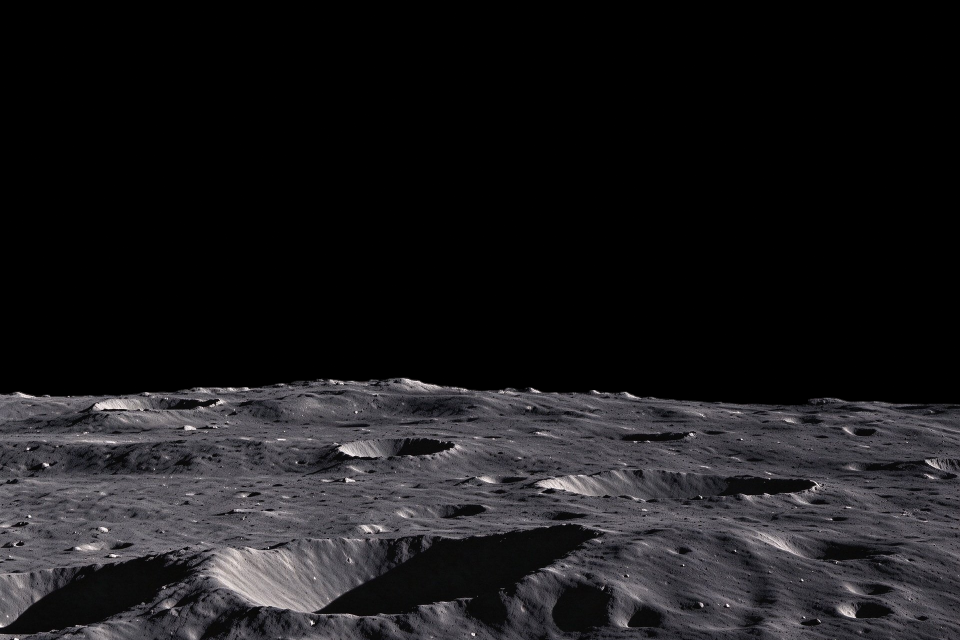
#> input picture 素材/moon_base.png, 1920 x 1280 px (shown at 1/2 size)
$ python -i doubao_boost.py   (imports and definitions only)
#> lines starting #> are read from the running program, lines starting #| are printed output that depends on the picture
### config.py
"""config.py —— 全项目的路径与外部程序位置，集中在这一个文件。

**换一台电脑，只需要改这里（或设环境变量 / 写 config.json），不用动别的代码。**

三种优先级（从高到低）：
  1. 环境变量   DSH_DOUBAO_EXE / DSH_DOUBAO_PORT / DSH_PYTHON
  2. config.json（放在本文件同目录）
  3. 自动探测常见安装位置

豆包是**硬性前提**：它负责擦掉拼接黑线、清薄雾条带、提清晰度。
没有豆包，本项目的图会有明显拼接瑕疵，所以不允许跳过。
"""
from __future__ import annotations

import glob
import json
import os
import sys

HERE = os.path.dirname(os.path.abspath(__file__))
PROJECT_ROOT = HERE

_CFG_PATH = os.path.join(HERE, "config.json")


def _load_cfg():
    if not os.path.exists(_CFG_PATH):
        return {}
    try:
        with open(_CFG_PATH, encoding="utf-8") as f:
            return json.load(f) or {}
    except Exception:
        return {}


CFG = _load_cfg()


def _pick(env_key, cfg_key, default=None):
    v = os.environ.get(env_key)
    if v:
        return v
    v = CFG.get(cfg_key)
    if v:
        return v
    return default


# ── 豆包（必需）────────────────────────────────────────────────
# 主程序（能接 --remote-debugging-port 的是这个，不是启动器）
DOUBAO_EXE_CANDIDATES = [
    r"E:\豆包\Doubao\app\Doubao.exe",
    r"C:\Program Files\Doubao\Doubao\app\Doubao.exe",
    r"C:\Program Files (x86)\Doubao\Doubao\app\Doubao.exe",
    os.path.expanduser(r"~\AppData\Local\Doubao\app\Doubao.exe"),
    os.path.expanduser(r"~\AppData\Local\Programs\Doubao\app\Doubao.exe"),
]


def _detect_doubao():
    """按常见安装位置找 Doubao.exe（app 子目录下的那个）。"""
    for p in DOUBAO_EXE_CANDIDATES:
        if os.path.exists(p):
            return p
    for pat in (r"C:\Program Files*\Doubao\**\app\Doubao.exe",
                os.path.expanduser(r"~\AppData\**\Doubao\app\Doubao.exe")):
        hit = glob.glob(pat, recursive=True)
        if hit:
            return hit[0]
    return DOUBAO_EXE_CANDIDATES[0]


DOUBAO_EXE = _pick("DSH_DOUBAO_EXE", "doubao_exe") or _detect_doubao()
DOUBAO_LAUNCHER = os.path.join(os.path.dirname(os.path.dirname(DOUBAO_EXE)), "Doubao.exe")
DOUBAO_PORT = int(_pick("DSH_DOUBAO_PORT", "doubao_port", "9225"))

# ── Node（豆包驱动 .mjs 用）───────────────────────────────────
def _detect_node():
    import shutil
    p = shutil.which("node")
    if p:
        return p
    for c in (r"C:\Program Files\nodejs\node.exe",
              r"C:\Program Files (x86)\nodejs\node.exe",
              os.path.expanduser(r"~\AppData\Roaming\npm\node.exe")):
        if os.path.exists(c):
            return c
    return "node"


NODE = _pick("DSH_NODE", "node") or _detect_node()

# ── Python（run.cmd 用）───────────────────────────────────────
PYTHON = _pick("DSH_PYTHON", "python") or sys.executable
#> further down, picture is the input picture: PIL image 1920x1280 RGB; mean R, G, B 26.9, 26, 28

# ── 目录 ─────────────────────────────────────────────────────
OUT_DIR = os.path.join(PROJECT_ROOT, "成品")
WORK_DIR = os.path.join(PROJECT_ROOT, "v2")
STATION_DIR = os.path.join(PROJECT_ROOT, "中转站")
ASSET_DIR = os.path.join(PROJECT_ROOT, "素材")


# [13 lines left out: function explain, not called in this run]


# [2 lines that do not run on import are left out]

### layout.py
"""layout.py —— 版面几何的唯一真相（所有脚本都从这里取）

以前 0.33 / 0.44 / 0.50 散落在 6 个文件里，
改一次参数就要挨个改，漏一个就错位（2026-11-07 踩过）。

2026-11-10 新增：地球尺寸两种模式
  artistic —— 占画宽 36%，艺术压缩（相当于 400mm 长焦的视觉效果）
  true     —— 真实角直径 1.9°（地球半径 6371 km / 地月距离 384400 km），
              按 40° 视场换算 = 4.75% 画宽 ≈ 91 px @1920
"""

import math

EARTH_CX = 0.50      # 地球圆心（画宽比例）
EARTH_CY = 0.31      # 地球圆心（画高比例）
EARTH_PCT = 0.36     # 地球直径占画宽（artistic 模式）
MASK_SHRINK = 0.985  # 贴图遮罩内收（防源图天空漏出）

HORIZON_Y = 761      # 月面地平线（像素，1280 高）
EARTH_GAP = 20       # 地球下缘与地平线的空隙（像素）

# ── 真实尺寸的物理量 ──
R_EARTH_KM = 6371.0
D_MOON_KM = 384400.0
EARTH_ANG_DEG = 2.0 * math.degrees(math.atan(R_EARTH_KM / D_MOON_KM))  # ≈ 1.899°
EARTH_FOV_DEG = 40.0                                                   # 画框视场（声明值）
EARTH_PCT_TRUE = EARTH_ANG_DEG / EARTH_FOV_DEG                          # ≈ 0.0475

EARTH_SIZES = {"artistic": EARTH_PCT, "true": EARTH_PCT_TRUE}


# [7 lines left out: function earth_pct, not called in this run]


def disc_geom(W, H, pct=None, cx=None):
    """返回圆盘几何：(cx, cy, R)，单位像素。

    pct 给定时按该直径重算 cy，让地球下缘与地平线保持 EARTH_GAP。
    """
    _cx = (EARTH_CX if cx is None else cx) * W
    if pct is None or abs(pct - EARTH_PCT) < 1e-9:
        # 默认尺寸走旧路径，保证和 2026-11-09 之前的成品逐像素一致
        return _cx, EARTH_CY * H, EARTH_PCT * W / 2.0
    R = pct * W / 2.0
    # 地平线按画高比例换算（1280 设计稿 → 当前高）
    hz = HORIZON_Y * H / 1280.0
    gap = EARTH_GAP * H / 1280.0
    return _cx, hz - gap - R, R


# [6 lines left out: function disc_mask_np, not called in this run]

### doubao_boost.py
"""doubao_boost.py —— 对月面合成图做"提升清晰度"的豆包工序

流程（用户 2026-11-05 指定）：
  ① 把最新的月面合成图丢给豆包，提示词固定（PROMPT_BOOST）
  ② 处理完点「引用右边的下载原图」（第三人称图标，已有方法）
  ③ 拿到图后【压回地球暗部亮度】——豆包会自动提亮暗部
  ④ 还原成 1920×1280（豆包固定返回 1536 方图，需要按内容裁回 3:2）

用法:
  python doubao_boost.py <月面图> [--out 输出.png]
"""
import argparse
import json
import os
import shutil
import subprocess
import sys
import time

import numpy as np
from PIL import Image
from layout import EARTH_CX, EARTH_CY, EARTH_PCT, disc_geom

# ★ 几何覆盖（2026-11-09）
#   本模块原来一律按"海报版式"（cx=0.50, cy=0.31, R=0.36W）定位地球。
#   但「把提清晰度挪到拼图之前」时，处理对象是**居中铺满的圆盘图**
#   （cx=0.50, cy=0.50, R=0.50W）——直接沿用海报几何会全部打偏：
#     restore_scene 判错盘外 / match_disc 圈错区域 / clean_rim 擦错边缘。
#   用法：set_disc_geom(0.5, 0.5, 0.5)，传 None 恢复默认海报版式。
_GEOM = None


# [7 lines left out: function set_disc_geom, not called in this run]


def _geom(W, H):
    if _GEOM is None:
        return disc_geom(W, H)
    fx, fy, fr = _GEOM
    return fx * W, fy * H, fr * W


HERE = os.path.dirname(os.path.abspath(__file__))
import config as _cfg
NODE = _cfg.NODE

PROMPT_BOOST = ("提高地球清晰度，加强锐度，把地球亮面做成更自然的卫星照片质感："
                "减少硬锐边，恢复一点真实压缩感和大气柔边，同时保留比原图更高的清晰度。"
                # ★ 暗面约束（2026-11-05）：实测能把暗面提亮从 ×11 降到 ×4
                "严格保持地球暗部原有的深黑，不要提亮暗部，"
                "不要在暗部补充或添加任何云层、陆地、细节。"
                # ★ 亮度约束（2026-11-08 用户确认）：豆包曾把地球亮面压暗 34%
                #   （实测 2002-10-01：99.8 → 65.5），只改清晰度、不动曝光。
                "【亮度不可变】地球的整体亮度与曝光必须与原图保持一致，"
                "不要压暗也不要提亮；只提高清晰度，不确定时保持原亮度不变。")

LAST = {"title": "", "url": ""}


# [311 lines left out: functions run_once, download_original, crop_to_content, align_to_source, remove_watermark, _apply_gain_soft and 5 more, not called in this run]


def clean_rim(img, feather=2.0, ss=4):
    """按设计半径重建一圈抗锯齿边缘。

    原因：合成时用的是 1px 羽化的圆，豆包提清晰度会把这 1px 放大成毛边，
    在纯黑背景上（尤其南极冰盖那种高亮边缘）就成了一圈锯齿。
    这里用 4 倍超采样画圆再降采样，得到真正平滑的边界。
    """
#> called with feather = 2, ss = 4
    from PIL import ImageDraw, ImageFilter

    A = img.convert("RGB")
    W, H = A.size
#> W = 1920; H = 1280
    cx, cy, R = _geom(W, H)
#> cx = 960; cy = 396.8; R = 345.6

    big = int(max(W, H) * ss / 4) if ss > 1 else max(W, H)    # 控制内存
#> big = 1920
    k = ss / 4.0 if ss > 1 else 1.0
    bw, bh = int(W * k), int(H * k)
#> bw = 1920; bh = 1280

    m = Image.new("L", (bw, bh), 0)
#> m: PIL image 1920x1280 L; every value is 0
    d = ImageDraw.Draw(m)
    r = R * k
#> r = 345.6
    d.ellipse((cx * k - r, cy * k - r, cx * k + r, cy * k + r), fill=255)
    if feather > 0:
        m = m.filter(ImageFilter.GaussianBlur(feather * k))
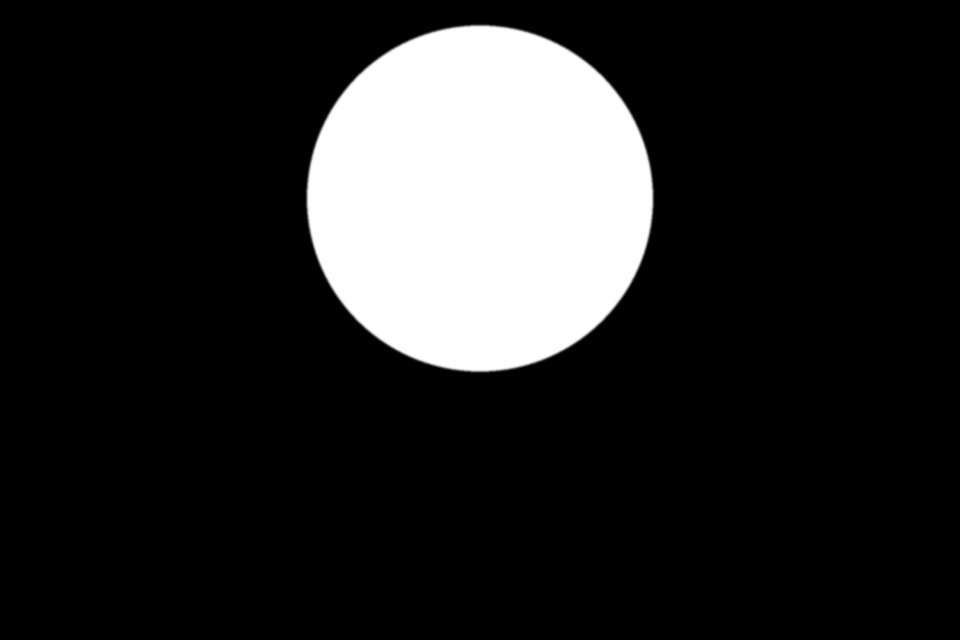
#> m: PIL image 1920x1280 L (shown at 1/2 size); min 0, max 255, mean 39
    m = m.resize((W, H), Image.LANCZOS)

    # ★ 只在"地球圆盘 + 外扩 4px"的范围内重画，其余（月面、星空）一个像素不动
    pad = 4
    x0 = max(0, int(cx - R) - pad)
#> x0 = 610
    y0 = max(0, int(cy - R) - pad)
#> y0 = 47
    x1 = min(W, int(cx + R) + pad)
#> x1 = 1309
    y1 = min(H, int(cy + R) + pad)
#> y1 = 746

    out = A.copy()
    disc = A.crop((x0, y0, x1, y1))
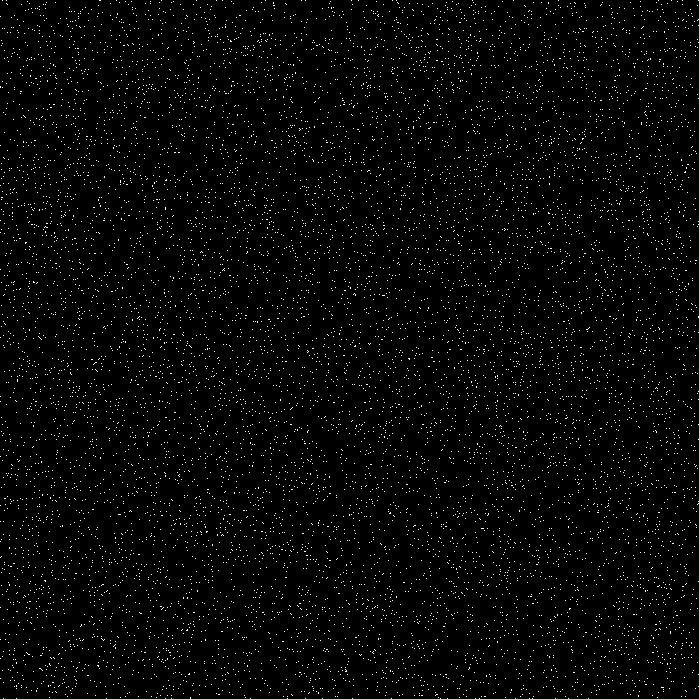
#> disc: PIL image 699x699 RGB; values 0 (black) and 1 (white), 2.3% white in thin lines or dots
    orig = A.crop((x0, y0, x1, y1))
    mm = m.crop((x0, y0, x1, y1))
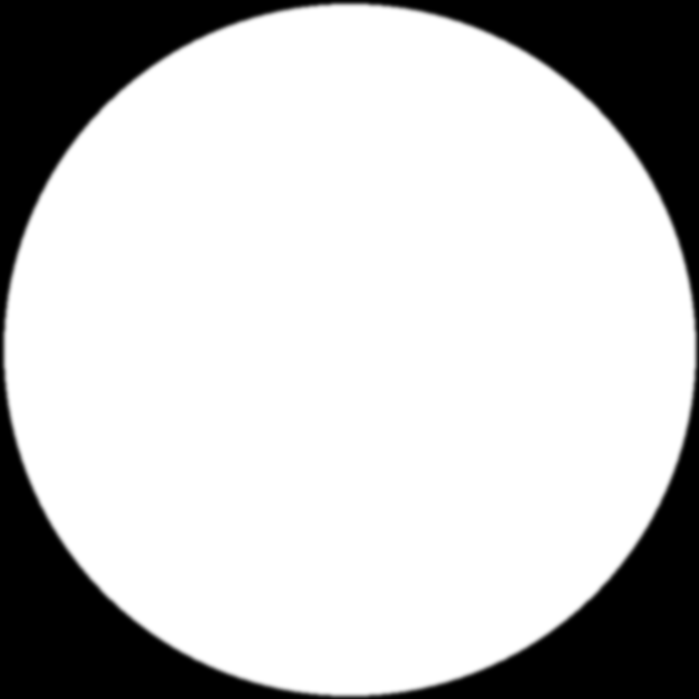
#> mm: PIL image 699x699 L; min 0, max 255, mean 196.2
    # ★ 圆盘外要保留"原图的天空"，不能填黑——
    #   填黑会在框内留下一块纯黑矩形（天空原本是 2~3 的灰），
    #   于是图上出现一个看得见的方框（2026-11-06 踩过）。
    fixed = Image.composite(disc, orig, mm)
    out.paste(fixed, (x0, y0))
    return out


# [335 lines left out: functions finish_tone, physics_report, night_crush, main, not called in this run]


# [2 lines not run here, left out]

>>> from PIL import Image
>>> picture = Image.open('素材/moon_base.png')
>>> result = clean_rim(picture)
